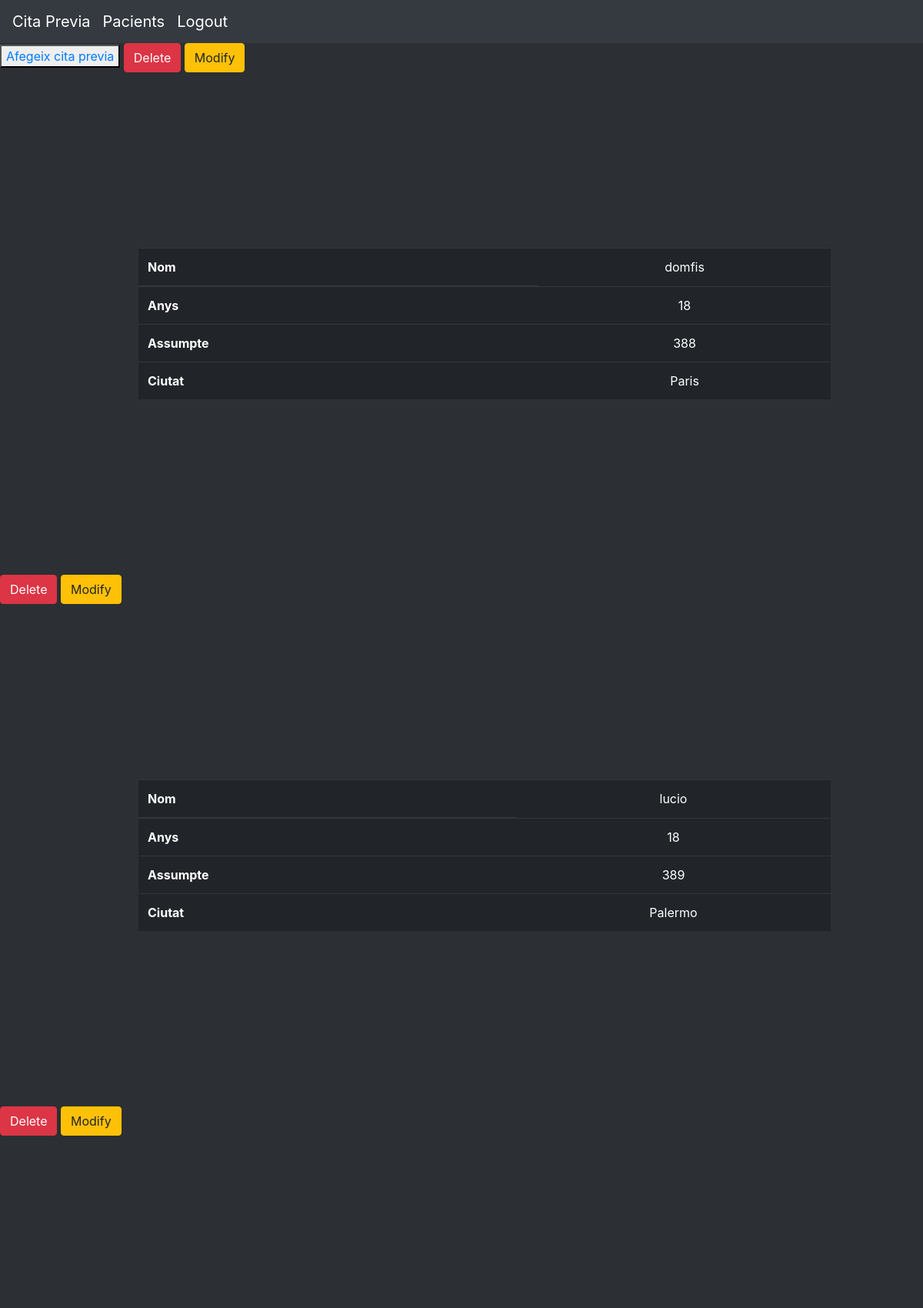
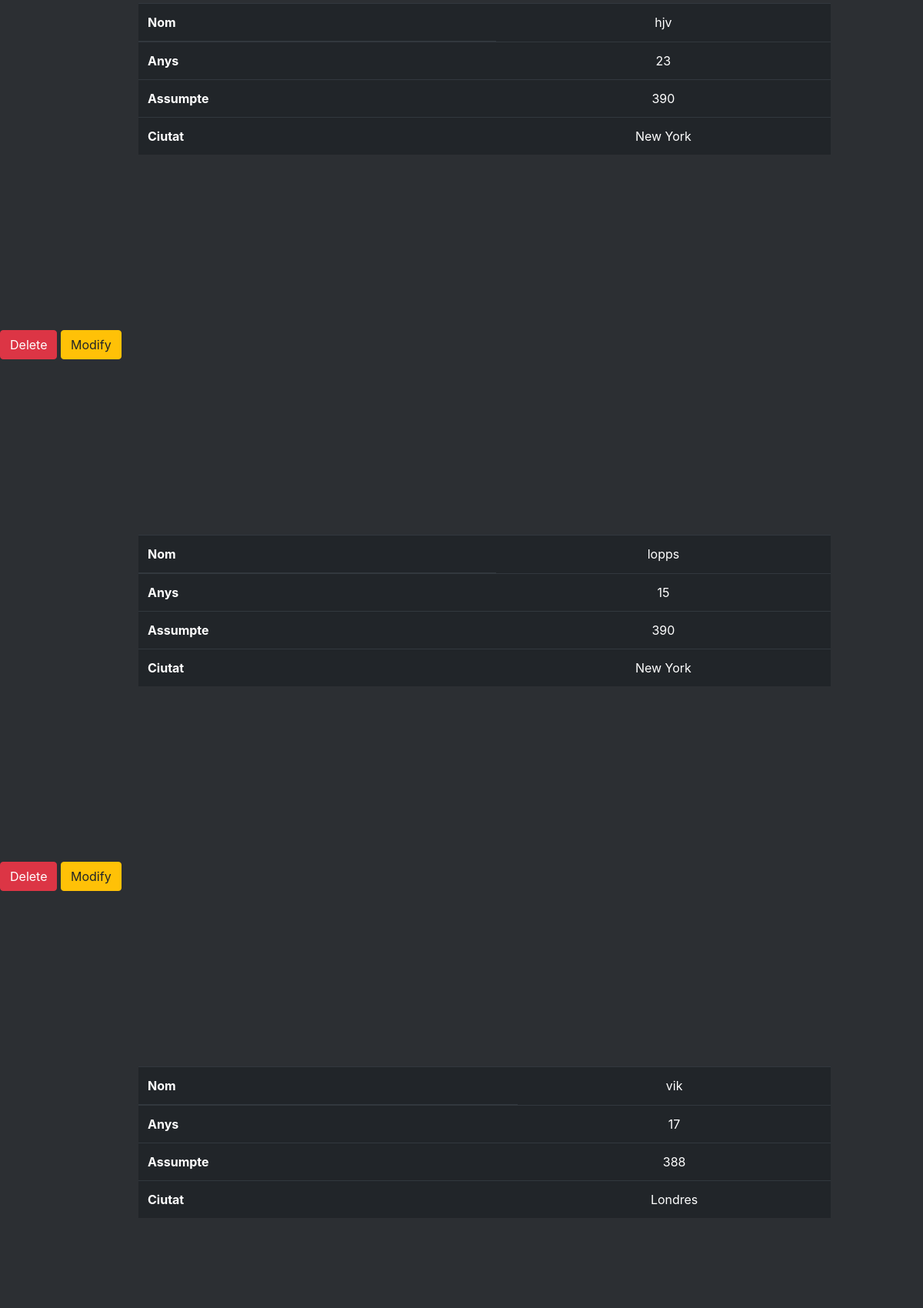
The page /jugadors/ (signed in, upper part) on the database its author committed (2 pictures, top to bottom).
### tables this page shows
CREATE TABLE Jugadors (id integer CONSTRAINT Songs_pk PRIMARY KEY AUTOINCREMENT, equip INTEGER REFERENCES equips (id), nom text, anys INTEGER, ciutat TEXT);

### narcis_app.py (the view)
@app.route('/jugadors/')
@login_required
def jugadors():
    jugadors = db_esports.taula_jugadors()
    return render_template('jugadors.html', datos=jugadors)

### db_esports.py (called while the page is built)
def taula_jugadors():
    conn = sqlite3.connect('db.db')
    sql=('SELECT id, equip, nom,anys,ciutat from Jugadors')
    cursor= conn.execute(sql)
    jugadors=[]
    for row in cursor:
        jugador={}
        jugador['id'] = row[0]
        jugador['equip']= row[1]
        jugador['nom']= row[2]
        jugador['anys'] = row[3]
        jugador['ciutat']= row[4]
        jugadors.append(jugador)
    conn.close
    return jugadors

### narcis_app.py (called while the page is built)
def login_required(f):
    @wraps(f)
    def decorated_function(*args, **kwargs):
        if not 'logged_in' in session:
            return redirect(url_for('login'))
        return f(*args, **kwargs)
    return decorated_function

### templates/jugadors.html (shortened to what this page needs)
<!DOCTYPE html>
<html lang="en">
<head>
    <link rel="stylesheet" href="/static/css/css.css"/>
    <link rel="stylesheet" href="https://maxcdn.bootstrapcdn.com/bootstrap/4.0.0/css/bootstrap.min.css"
/>
    <link rel="stylesheet" href="https://cdn.jsdelivr.net/npm/picnic">
</head>
<body class="bg-color">
    <nav class="navbar navbar-expand-lg navbar-dark bg-dark">
        <a class="navbar-brand" href="{{url_for('jugadors')}}">Cita Previa</a>
              <a class="navbar-brand" href="{{url_for('mostrarusurais')}}">Pacients</a>
        <a class="navbar-brand" href="{{url_for('logout')}}">Logout</a>
      </nav>
    <button >
     <a href="{{url_for('insert_jugadors')}}" class="button" >Afegeix cita previa</a>
    </button>
{% for jugador in datos %}
<a href="/jugadors/{{jugador.id}}/delete" class="btn btn-danger" onclick="return confirm('Estas segur')">Delete</a>
        <a href="/jugadors/{{jugador.id}}/modify" class="btn btn-warning">Modify</a>
<div class="table-responsive marge">
    <table class="table table-dark">
        <thead>
        <tr>
            <th>Nom</th>
            <td class="centre">{{jugador.nom}}</td>
        </tr>
        </thead>
        <tr>
            <th scope="row">Anys</th>
            <td class="centre">{{jugador.anys}}</td>
        </tr>
        <tr>
            <th scope="row">Assumpte</th>
            <td class="centre">{{jugador.equip}}</td>
        </tr>
        <tr>
            <th scope="row">Ciutat</th>
            <td class="centre">{{jugador.ciutat}}</td>
        </tr>
    </table>
</div>
{% endfor %}
</body>
</html>

### static/css/css.css (style rules this page uses)
table.table.table-dark { margin: 19%; margin-left: 15%; margin-right: 15%; width: 75%; }
td.centre { text-align: center; }
body.bg-color { background-color: #2c2f33; }

### rows shown on the page
Jugadors: nom "domfis", anys "18", equip "388", ciutat "Paris"
Jugadors: nom "lucio", anys "18", equip "389", ciutat "Palermo"
Jugadors: nom "hjv", anys "23", equip "390", ciutat "New York"
Jugadors: nom "lopps", anys "15", equip "390", ciutat "New York"
Jugadors: nom "vik", anys "17", equip "388", ciutat "Londres"
